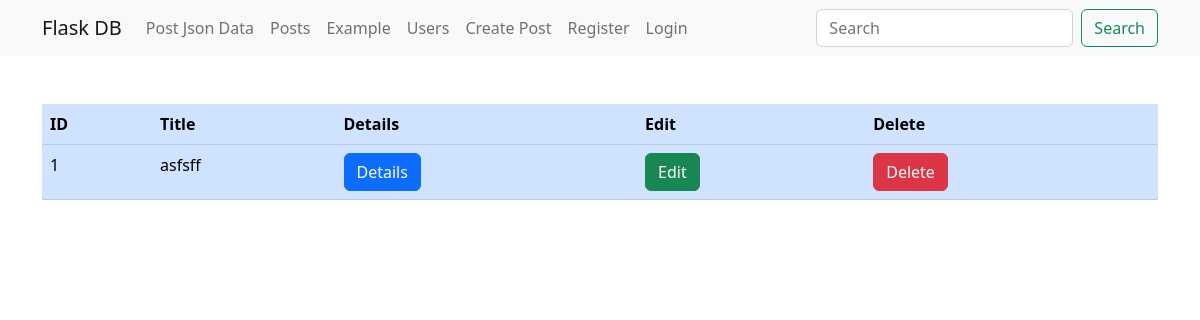
The page /post_list on the database as committed earlier.
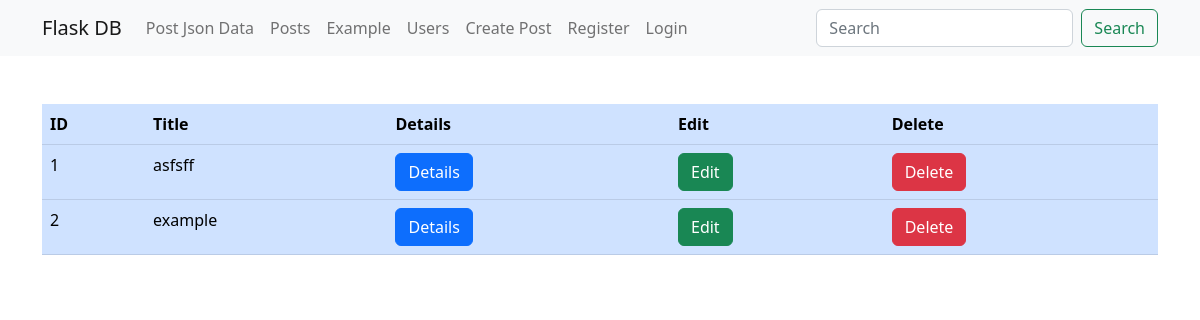
The same page on the database as committed later.
### app.py (models this page shows, shortened)
class Blog_Post(db.Model):
    id = db.Column(db.Integer, primary_key=True)
    title = db.Column(db.String(200), nullable=False)
    slug = db.Column(db.String(50))
    content = db.Column(db.String(200))
    created = db.Column(db.DateTime, default=datetime.utcnow)

### app.py (the view)
@app.route('/post_list')
def post_list():
    post_data = Blog_Post.query.order_by(Blog_Post.id)
    return render_template('post_list.html', post_data=post_data)

### templates/post_list.html (shortened to what this page needs)
{% extends 'base.html' %}
{% block content %}
<div class="container">
    <div class="table-responsive mt-5">
        <table class="table table-primary">
            <thead>
                <tr>
                    <th scope="col">ID</th>
                    <th scope="col">Title</th>
                    <th scope="col">Details</th>
                    <th scope="col">Edit</th>
                    <th scope="col">Delete</th>
                </tr>
            </thead>
            <tbody>
                {% for post in post_data %}
                <tr class="">
                    <td scope="row">{{post.id}}</td>
                    <td scope="row">{{post.title}}</td>
                    <td scope="row"><a name="" id="" class="btn btn-primary" href="{{ url_for('post_details', id=post.id)}}" role="button">Details</a></td>
                    <td scope="row"><a name="" id="" class="btn btn-success" href="{{ url_for('post_edit', id=post.id)}}" role="button">Edit</a></td>
                    <td scope="row"><a class="btn btn-danger" href="{{ url_for('post_delete', id=post.id)}}" role="button">Delete</a></td>
                </tr>
                {% endfor %}
            </tbody>
        </table>
    </div>
</div>
{% endblock content %}

### templates/base.html (shortened to what this page needs)
<!doctype html>
<html lang="en">
<head>
  <link href="https://cdn.jsdelivr.net/npm/bootstrap@5.2.1/dist/css/bootstrap.min.css" rel="stylesheet"
>
</head>
<body>
  <header>
    <nav class="navbar navbar-expand-lg navbar-light bg-light">
      <div class="container">
        <a class="navbar-brand" href="/">Flask DB</a>
        <div class="collapse navbar-collapse" id="navbarSupportedContent">
          <ul class="navbar-nav me-auto mb-2 mb-lg-0">
            <li class="nav-item">
              <a class="nav-link" href="/post_api">Post Json Data</a>
            </li>
            <li class="nav-item">
              <a class="nav-link" href="/post_list">Posts</a>
            </li>
            <li class="nav-item">
              <a class="nav-link" href="/example/data">Example</a>
            </li>
            <li class="nav-item">
              <a class="nav-link" href="/user_list">Users</a>
            </li>
            <li class="nav-item">
              <a class="nav-link" href="/post_create">Create Post</a>
            </li>
            <li class="nav-item">
              <a class="nav-link" href="/user_register">Register</a>
            </li>
            <li class="nav-item">
              <a class="nav-link" href="/login">Login</a>
            </li>
          </ul>
          <form class="d-flex" method="post" action="{{ url_for('search')}}">
            <input class="form-control me-2" type="search" name="search_input" placeholder="Search" value="{{searched}}" required>
            <button class="btn btn-outline-success" type="submit">Search</button>
          </form>
        </div>
      </div>
    </nav>
  </header>
  <main>
    {% block content %}{% endblock content %}
  </main>
</body>
</html>

Rows that differ between the two databases and show on the page:
added Blog_Post: id "2", title "example"
